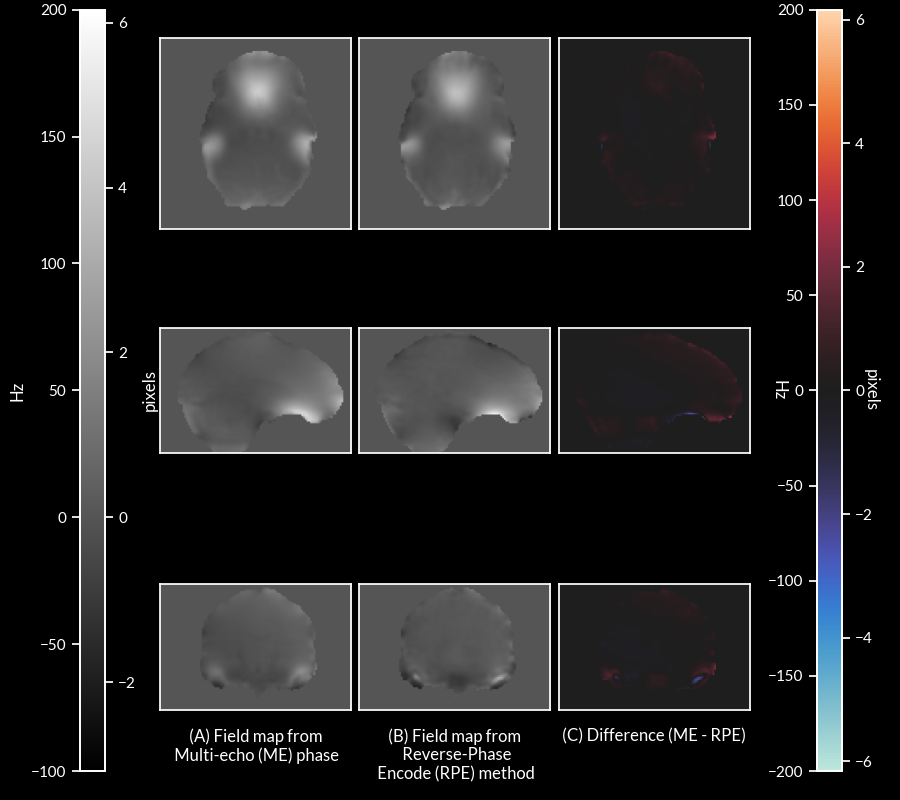

Reproduce this figure in Python.
import matplotlib.pyplot as plt
import seaborn as sns
import nibabel as nib

sns.set(font="Lato", style="dark")
plt.style.use("dark_background")

# romeo fmap
romeo_fmap = nib.load("test2/fmap_smooth.nii.gz")

# topup fmap
topup_fmap = nib.load("test2/fieldmap_d.nii.gz")

# brain mask
mask = nib.load("test2/ref_bet_mask.nii.gz")

# mask data
romeo = romeo_fmap.get_fdata() * mask.get_fdata()
topup = topup_fmap.get_fdata() * mask.get_fdata()

# compute absolute difference
diff = romeo - topup

f = plt.figure(figsize=(9, 8), layout="constrained")

# pixel/Hz
pix_per_hz = 0.000279996 * 110

# slice num
slice_num = 24

v_min = -200
v_max = 200
v_min_px = v_min * pix_per_hz
v_max_px = v_max * pix_per_hz

ax1 = f.add_subplot(3, 3, 1)
ax1.imshow(romeo[..., slice_num].T, origin="lower", cmap="gray", vmin=-100, vmax=200)
ax1.set_xticklabels([])
ax1.set_yticklabels([])

ax1_2 = f.add_subplot(3, 3, 1)
ax1_2.set_visible(False)

ax2 = f.add_subplot(3, 3, 2)
ax2.imshow(topup[..., slice_num].T, origin="lower", cmap="gray", vmin=-100, vmax=200)
ax2.set_xticklabels([])
ax2.set_yticklabels([])

ax3 = f.add_subplot(3, 3, 3)
ax3.imshow(diff[..., slice_num].T, origin="lower", cmap="icefire", vmin=v_min, vmax=v_max)
ax3.set_xticklabels([])
ax3.set_yticklabels([])

ax3_2 = f.add_subplot(3, 3, 3)
ax3_2.set_visible(False)

# slice num
slice_num = 54

ax4 = f.add_subplot(3, 3, 4)
im4 = ax4.imshow(romeo[slice_num, :, :].T, origin="lower", cmap="gray", vmin=-100, vmax=200)
ax4.set_xticklabels([])
ax4.set_yticklabels([])

ax5 = f.add_subplot(3, 3, 5)
ax5.imshow(topup[slice_num, :, :].T, origin="lower", cmap="gray", vmin=-100, vmax=200)
ax5.set_xticklabels([])
ax5.set_yticklabels([])

ax6 = f.add_subplot(3, 3, 6)
im6 = ax6.imshow(diff[slice_num, :, :].T, origin="lower", cmap="icefire", vmin=v_min, vmax=v_max)
ax6.set_xticklabels([])
ax6.set_yticklabels([])

ax6_2 = f.add_subplot(3, 3, 6)
im6_2 = ax6.imshow(pix_per_hz * diff[slice_num, :, :].T, origin="lower", cmap="icefire", vmin=v_min_px, vmax=v_max_px)
ax6_2.set_xticklabels([])
ax6_2.set_yticklabels([])
ax6_2.set_visible(False)

# slice num
slice_num = 54

ax7 = f.add_subplot(3, 3, 7)
ax7.imshow(romeo[:, slice_num, :].T, origin="lower", cmap="gray", vmin=-100, vmax=200)
ax7.set_xticklabels([])
ax7.set_yticklabels([])
ax7.set_xlabel("(A) Field map from\n Multi-echo (ME) phase")

ax8 = f.add_subplot(3, 3, 8)
ax8.imshow(topup[:, slice_num, :].T, origin="lower", cmap="gray", vmin=-100, vmax=200)
ax8.set_xticklabels([])
ax8.set_yticklabels([])
ax8.set_xlabel("(B) Field map from\n Reverse-Phase\n Encode (RPE) method")

ax9 = f.add_subplot(3, 3, 9)
ax9.imshow(diff[:, slice_num, :].T, origin="lower", cmap="icefire", vmin=v_min, vmax=v_max)
ax9.set_xticklabels([])
ax9.set_yticklabels([])
ax9.set_xlabel("(C) Difference (ME - RPE)")

cbar = f.colorbar(im4, ax=[ax1_2, ax4, ax7], aspect=30, pad=0.25, location="left", orientation="vertical")
cbar.ax.yaxis.set_ticks_position("left")
cbar.ax.set_ylabel("Hz", rotation=90)
cax = cbar.ax.twinx()
cax.set_ylim(-3.08, 6.16)
cax.set_ylabel("pixels", rotation=90)

cbar = f.colorbar(im6_2, ax=[ax3_2, ax6, ax9], aspect=30, pad=0.35, location="right", orientation="vertical")
cbar.ax.set_ylabel("pixels", rotation=270)
cax = cbar.ax.twinx()
cax.set_ylim(v_min, v_max)
cax.yaxis.set_ticks_position("left")
cax.set_ylabel("Hz", labelpad=-40, rotation=270)
cbar.ax.yaxis.set_ticks_position("right")

plt.show()
